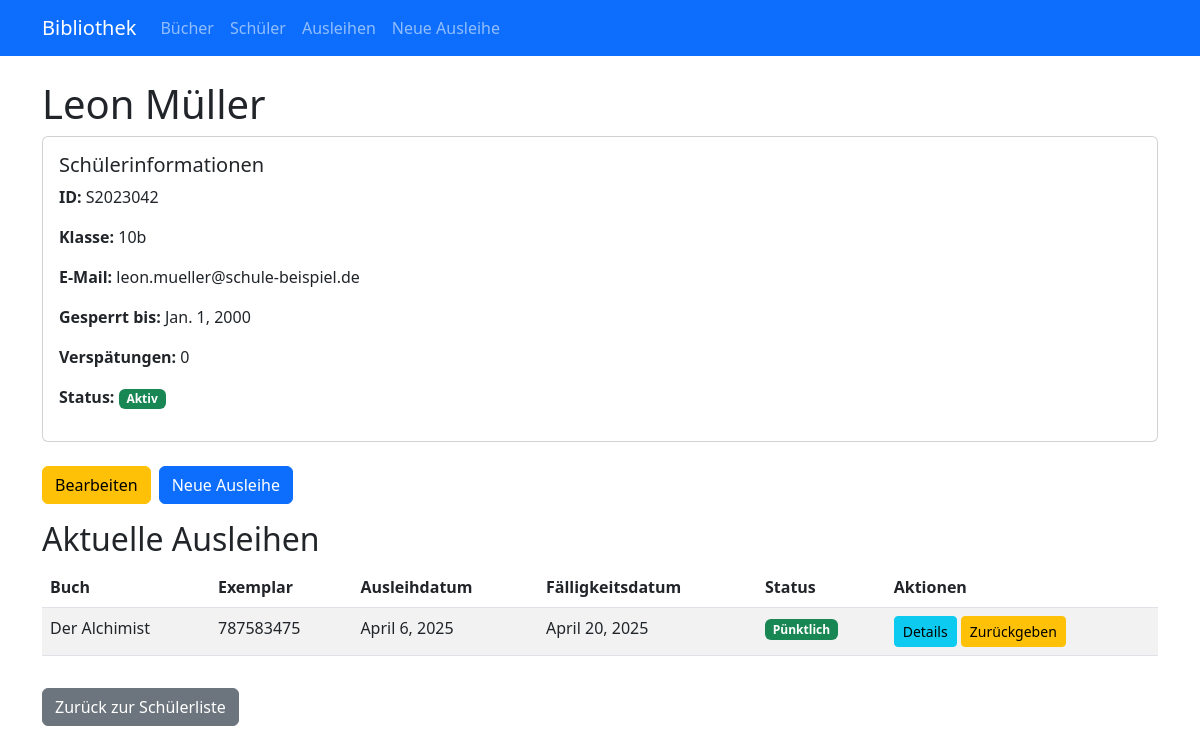
Before: /schueler/1/ with the older database file.
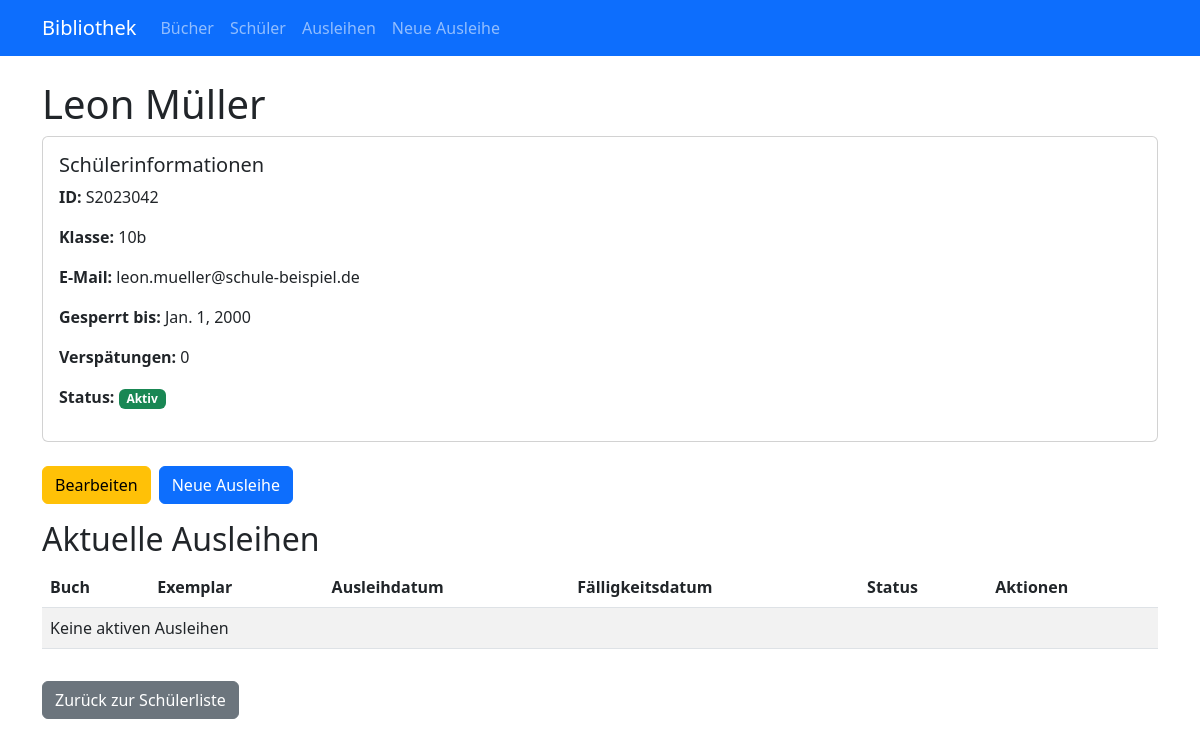
After: the same page with the newer database file.
### myapp/models.py (models this page shows, shortened)
class Ausleihe(models.Model):
    exemplar = models.ForeignKey(
        BuchExemplar,
        on_delete=models.SET_NULL,
        related_name='ausleihen',
        null=True,
        blank=True
    )
    schüler = models.ForeignKey(
        Schüler,
        on_delete=models.CASCADE,
        related_name='ausleihen'
    )
    ausleihdatum = models.DateField()
    rueckgabedatum = models.DateField(null=True, blank=True)
    fälligkeitsdatum = models.DateField()
    istZurückgegeben = models.BooleanField(default=False)
    erinnerungGesendet = models.BooleanField(default=False)
    mahnungGesendet = models.BooleanField(default=False)
    def istÜberfällig(self)->bool:
        return self.rueckgabedatum is None and self.fälligkeitsdatum < date.today()

class BuchExemplar(models.Model):
    STATUS_CHOICES = [
        ('verfügbar', 'Verfügbar'),
        ('ausgeliehen', 'Ausgeliehen'),
        ('reserviert', 'Reserviert'),
        ('reparatur', 'In Reparatur'),
        ('verloren', 'Verloren'),
    ]
    buch = models.ForeignKey(
        Buch,
        on_delete=models.CASCADE,
        related_name='buchexemplare'
    )
    inventarnummer = models.CharField(max_length=200)
    anschaffungsdatum = models.DateField()
    zustand = models.CharField(max_length=200)
    status = models.CharField(max_length=200, choices=STATUS_CHOICES, default='verfügbar')

class Buch(models.Model):
    ISBN = models.CharField(max_length=13, unique=True)
    titel = models.CharField(max_length=200)
    autor = models.CharField(max_length=200)
    verlag = models.CharField(max_length=200)
    verlagungsdatum = models.DateField()
    wiederbeschaffungswert = models.DecimalField(max_digits=10, decimal_places=2)

### myapp/views.py (the view)
# urls.py: path('schueler/<int:schueler_id>/', views.schueler_detail, name='schueler_detail'),
def schueler_detail(request, schueler_id):
    schueler = get_object_or_404(Schüler, id=schueler_id)
    ausleihen = schueler.getAktuelleAusleihen()
    return render(request, 'myapp/schueler_detail.html', {'schueler': schueler, 'ausleihen': ausleihen})

### myapp/models.py (called while the page is built)
    def kannAusleihen(self)->bool:
        return self.anzahlVerspätungen < 3 and self.gesperrtBis < date.today()

    def getAktuelleAusleihen(self)->List["Ausleihe"]:
        return Ausleihe.objects.filter(schüler=self, istZurückgegeben=False)

### myapp/templates/myapp/schueler_detail.html (shortened to what this page needs)
{% extends 'myapp/base.html' %}
{% block content %}
    <h1>{{ schueler.vorname }} {{ schueler.name }}</h1>
    <div class="card mb-4">
        <div class="card-body">
            <h5 class="card-title">Schülerinformationen</h5>
            <p><strong>ID:</strong> {{ schueler.schueler_id }}</p>
            <p><strong>Klasse:</strong> {{ schueler.klasse }}</p>
            <p><strong>E-Mail:</strong> {{ schueler.email }}</p>
            <p><strong>Gesperrt bis:</strong> {{ schueler.gesperrtBis }}</p>
            <p><strong>Verspätungen:</strong> {{ schueler.anzahlVerspätungen }}</p>
            <p><strong>Status:</strong>
                {% if schueler.kannAusleihen %}
                    <span class="badge bg-success">Aktiv</span>
                {% else %}
                    <span class="badge bg-danger">Gesperrt</span>
                {% endif %}
            </p>
        </div>
    </div>
    <div class="d-flex mb-3">
        <a href="{% url 'myapp:schueler_bearbeiten' schueler.id %}" class="btn btn-warning me-2">Bearbeiten</a>
        <a href="{% url 'myapp:ausleihe_neu' %}?schueler_id={{ schueler.id }}" class="btn btn-primary">Neue Ausleihe</a>
    </div>
    <h2>Aktuelle Ausleihen</h2>
    <table class="table table-striped">
        <thead>
            <tr>
                <th>Buch</th>
                <th>Exemplar</th>
                <th>Ausleihdatum</th>
                <th>Fälligkeitsdatum</th>
                <th>Status</th>
                <th>Aktionen</th>
            </tr>
        </thead>
        <tbody>
            {% for ausleihe in ausleihen %}
                <tr>
                    <td>{{ ausleihe.exemplar.buch.titel }}</td>
                    <td>{{ ausleihe.exemplar.inventarnummer }}</td>
                    <td>{{ ausleihe.ausleihdatum }}</td>
                    <td>{{ ausleihe.fälligkeitsdatum }}</td>
                    <td>
                        {% if ausleihe.istÜberfällig %}
                            <span class="badge bg-danger">Überfällig</span>
                        {% else %}
                            <span class="badge bg-success">Pünktlich</span>
                        {% endif %}
                    </td>
                    <td>
                        <a href="{% url 'myapp:ausleihe_detail' ausleihe.id %}" class="btn btn-sm btn-info">Details</a>
                        <a href="{% url 'myapp:ausleihe_rueckgabe' ausleihe.id %}" class="btn btn-sm btn-warning">Zurückgeben</a>
                    </td>
                </tr>
            {% empty %}
                <tr>
                    <td colspan="6">Keine aktiven Ausleihen</td>
                </tr>
            {% endfor %}
        </tbody>
    </table>
    <a href="{% url 'myapp:schueler_liste' %}" class="btn btn-secondary mt-3">Zurück zur Schülerliste</a>
{% endblock %}

Changed rows visible on the page:
no longer on this page (row edited): Ausleihe: exemplar.buch.titel "Der Alchimist", exemplar.inventarnummer "787583475", ausleihdatum "April 6, 2025", fälligkeitsdatum "April 20, 2025", shows "Pünktlich"
Other visible differences:
text now shown: "Keine aktiven Ausleihen"
